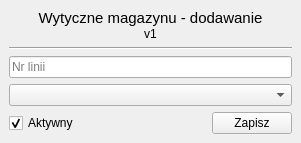
<?xml version="1.0" encoding="UTF-8"?>
<ui version="4.0">
 <class>Form</class>
 <widget class="QWidget" name="Form">
  <property name="geometry">
   <rect>
    <x>0</x>
    <y>0</y>
    <width>301</width>
    <height>139</height>
   </rect>
  </property>
  <property name="windowTitle">
   <string>Form</string>
  </property>
  <layout class="QGridLayout" name="gridLayout">
   <property name="leftMargin">
    <number>0</number>
   </property>
   <property name="topMargin">
    <number>0</number>
   </property>
   <property name="rightMargin">
    <number>0</number>
   </property>
   <property name="bottomMargin">
    <number>0</number>
   </property>
   <property name="spacing">
    <number>0</number>
   </property>
   <item row="0" column="0">
    <widget class="QWidget" name="widget" native="true">
     <layout class="QVBoxLayout" name="verticalLayout_3">
      <item>
       <widget class="QWidget" name="widget_2" native="true">
        <layout class="QVBoxLayout" name="verticalLayout_2">
         <property name="spacing">
          <number>0</number>
         </property>
         <property name="leftMargin">
          <number>0</number>
         </property>
         <property name="topMargin">
          <number>0</number>
         </property>
         <property name="rightMargin">
          <number>0</number>
         </property>
         <property name="bottomMargin">
          <number>0</number>
         </property>
         <item>
          <widget class="QLabel" name="label">
           <property name="font">
            <font>
             <pointsize>11</pointsize>
            </font>
           </property>
           <property name="text">
            <string>Wytyczne magazynu - dodawanie</string>
           </property>
           <property name="alignment">
            <set>Qt::AlignCenter</set>
           </property>
          </widget>
         </item>
         <item>
          <widget class="QLabel" name="label_2">
           <property name="text">
            <string>v1</string>
           </property>
           <property name="alignment">
            <set>Qt::AlignCenter</set>
           </property>
          </widget>
         </item>
        </layout>
       </widget>
      </item>
      <item>
       <widget class="Line" name="line">
        <property name="orientation">
         <enum>Qt::Horizontal</enum>
        </property>
       </widget>
      </item>
      <item>
       <widget class="QWidget" name="widget_3" native="true">
        <layout class="QVBoxLayout" name="verticalLayout">
         <property name="spacing">
          <number>0</number>
         </property>
         <property name="leftMargin">
          <number>0</number>
         </property>
         <property name="topMargin">
          <number>0</number>
         </property>
         <property name="rightMargin">
          <number>0</number>
         </property>
         <property name="bottomMargin">
          <number>0</number>
         </property>
         <item>
          <widget class="QLineEdit" name="text_linia">
           <property name="placeholderText">
            <string>Nr linii</string>
           </property>
          </widget>
         </item>
        </layout>
       </widget>
      </item>
      <item>
       <widget class="QWidget" name="widget_5" native="true">
        <layout class="QVBoxLayout" name="verticalLayout_4">
         <property name="spacing">
          <number>0</number>
         </property>
         <property name="leftMargin">
          <number>0</number>
         </property>
         <property name="topMargin">
          <number>0</number>
         </property>
         <property name="rightMargin">
          <number>0</number>
         </property>
         <property name="bottomMargin">
          <number>0</number>
         </property>
         <item>
          <widget class="QComboBox" name="combo_lokalizacja"/>
         </item>
        </layout>
       </widget>
      </item>
      <item>
       <widget class="QWidget" name="widget_4" native="true">
        <layout class="QHBoxLayout" name="horizontalLayout">
         <property name="spacing">
          <number>0</number>
         </property>
         <property name="leftMargin">
          <number>0</number>
         </property>
         <property name="topMargin">
          <number>0</number>
         </property>
         <property name="rightMargin">
          <number>0</number>
         </property>
         <property name="bottomMargin">
          <number>0</number>
         </property>
         <item>
          <widget class="QCheckBox" name="check_aktywny">
           <property name="text">
            <string>Aktywny</string>
           </property>
           <property name="checked">
            <bool>true</bool>
           </property>
          </widget>
         </item>
         <item>
          <spacer name="horizontalSpacer">
           <property name="orientation">
            <enum>Qt::Horizontal</enum>
           </property>
           <property name="sizeHint" stdset="0">
            <size>
             <width>139</width>
             <height>20</height>
            </size>
           </property>
          </spacer>
         </item>
         <item>
          <widget class="QPushButton" name="btn_zapisz">
           <property name="text">
            <string>Zapisz</string>
           </property>
          </widget>
         </item>
        </layout>
       </widget>
      </item>
     </layout>
    </widget>
   </item>
  </layout>
 </widget>
 <resources/>
 <connections/>
</ui>
